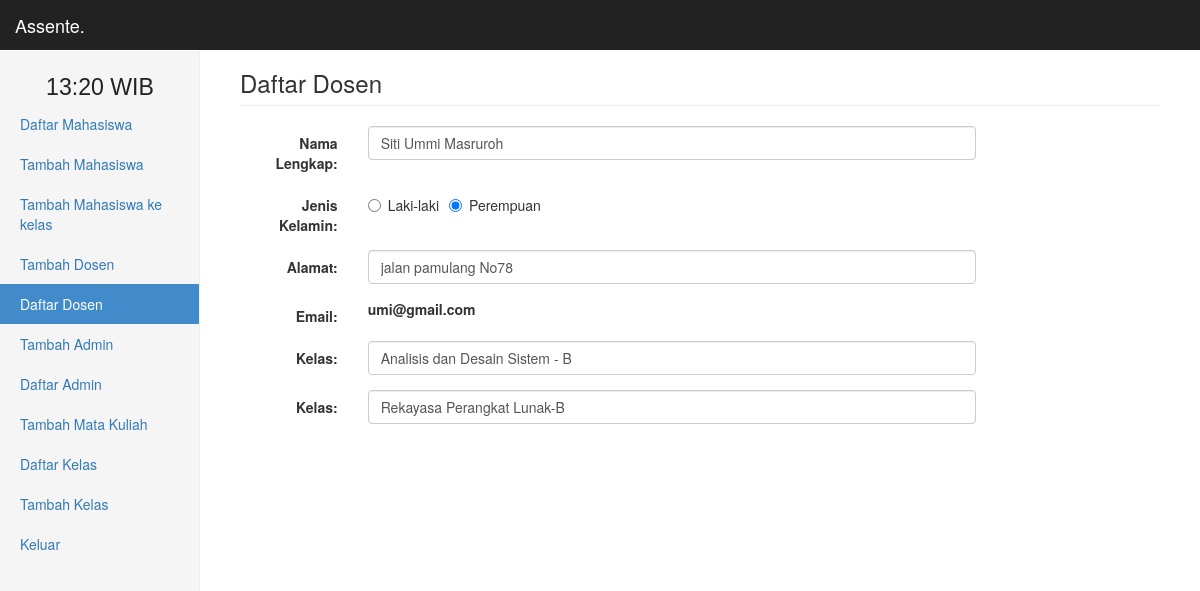
Page /dosen&id_dsn=13 (signed in) on the committed database.
### tables this page shows
CREATE TABLE `detail_pb` (
  `id_user` int(10) NOT NULL,
  `name_user` varchar(255) NOT NULL,
  `alamat_dsn` varchar(150) NOT NULL,
  `jk_dsn` varchar(15) NOT NULL
);

CREATE TABLE `user` (
  `id_user` int(10) NOT NULL,
  `email_user` varchar(255) NOT NULL,
  `pwd_user` varchar(255) NOT NULL,
  `level_user` enum('sw','pb','adm') NOT NULL
);

CREATE TABLE `referensi_kls` (
  `id_rkls` int(11) NOT NULL,
  `id_kelas` varchar(5) NOT NULL,
  `id_user` varchar(5) NOT NULL,
  `lvl` varchar(10) NOT NULL
);

CREATE TABLE `kelas` (
  `id_kelas` varchar(4) NOT NULL,
  `kode_kls` varchar(15) NOT NULL,
  `id_mk` varchar(5) NOT NULL,
  `nama_kls` varchar(70) NOT NULL,
  `ruangan` varchar(50) NOT NULL,
  `jadwal_hari` varchar(30) NOT NULL,
  `jam` varchar(20) NOT NULL
);

### view/admin/edit_dosen.php (the view, shortened to what this page needs)
<?php
    $id_siswa = mysqli_real_escape_string($conn, $_GET['id_dsn']);
    $sql_sw = "SELECT*FROM detail_pb NATURAL LEFT JOIN user WHERE id_user= '$id_siswa'";
    if ($get_sw = $conn->query($sql_sw)->fetch_assoc()) {
    extract($get_sw);
    ?>
    <form class="form-horizontal" role="form" style="width:80%" onSubmit="return validasi()" name="formulir" method="post" action="./model/proses.php">
  <div class="form-group">
    <label class="control-label col-sm-2" for="name">Nama Lengkap:</label>
    <div class="col-sm-10">
      <input type="text" value="<?php echo $name_user; ?>" class="form-control" name="nama" placeholder="Masukan Nama Lengkap" required>
    </div>
  </div>
  <div class="form-group">
    <label class="control-label col-sm-2" for="jk">Jenis Kelamin:</label>
    <div class="col-sm-10">
        <?php
        $jk = array("Laki-laki","Perempuan");
        $jk_vl = array("L","P");
        $sum = count($jk_vl)-1;
        for ($i=0; $i<= $sum ; $i++) {
            if ($jk_dsn == "$jk_vl[$i]") {
                $checked = "checked";
            } else {
                $checked = "";
            }
            echo '<label class="radio-inline"><input type="radio" name="jk" id="jk" value="'.$jk_vl[$i].'" '.$checked.'>'.$jk[$i].'</label>';
        }
         ?>
    </div>
  </div>
  <div class="form-group">
    <label class="control-label col-sm-2" for="sekolah">Alamat:</label>
    <div class="col-sm-10">
      <input type="text" value="<?php echo $alamat_dsn; ?>" class="form-control" name="sklh" placeholder="Masukan Nama Sekolah" required>
    </div>
  </div>
  <div class="form-group">
    <label class="control-label col-sm-2" for="email">Email:</label>
    <div class="col-sm-10">
      <strong><?php echo $email_user; ?></strong>
    </div>
  </div>
<?php
$sql1 = "SELECT * FROM kelas NATURAL JOIN referensi_kls  WHERE id_user = '$id_user' ";
$mk = $conn->query($sql1);
while($view_mk=$mk->fetch_assoc()){
    $i=1;
    echo "<div class='form-group'>
    <label class='control-label col-sm-2' for='sekolah'>Kelas:</label>
    <div class='col-sm-10'>
      <input type='text' value='$view_mk[nama_kls]'class='form-control' name='$i' placeholder='Masukan Nama Sekolah' required>
    </div>
  </div>";
}
?>
</form>
<?php
} else {
    echo "Data tidak ditemukan";
}
 ?>

### rows in the picture
detail_pb: nama "Siti Ummi Masruroh", sklh "jalan pamulang No78", user.email_user "umi@gmail.com"
referensi_kls: id_kelas.nama_kls "Analisis dan Desain Sistem - B"
referensi_kls: id_kelas.nama_kls "Rekayasa Perangkat Lunak-B"

### other values in the picture
$name[$i] "Daftar Mahasiswa"
$name[$i] "Tambah Mahasiswa"
$name[$i] "Tambah Mahasiswa ke kelas"
$name[$i] "Tambah Dosen"
$name[$i] "Daftar Dosen"
$name[$i] "Tambah Admin"
$name[$i] "Daftar Admin"
$name[$i] "Tambah Mata Kuliah"
$name[$i] "Daftar Kelas"
$name[$i] "Tambah Kelas"
$name[$i] "Keluar"
$jk[$i] "Laki-laki"
$jk[$i] "Perempuan"
